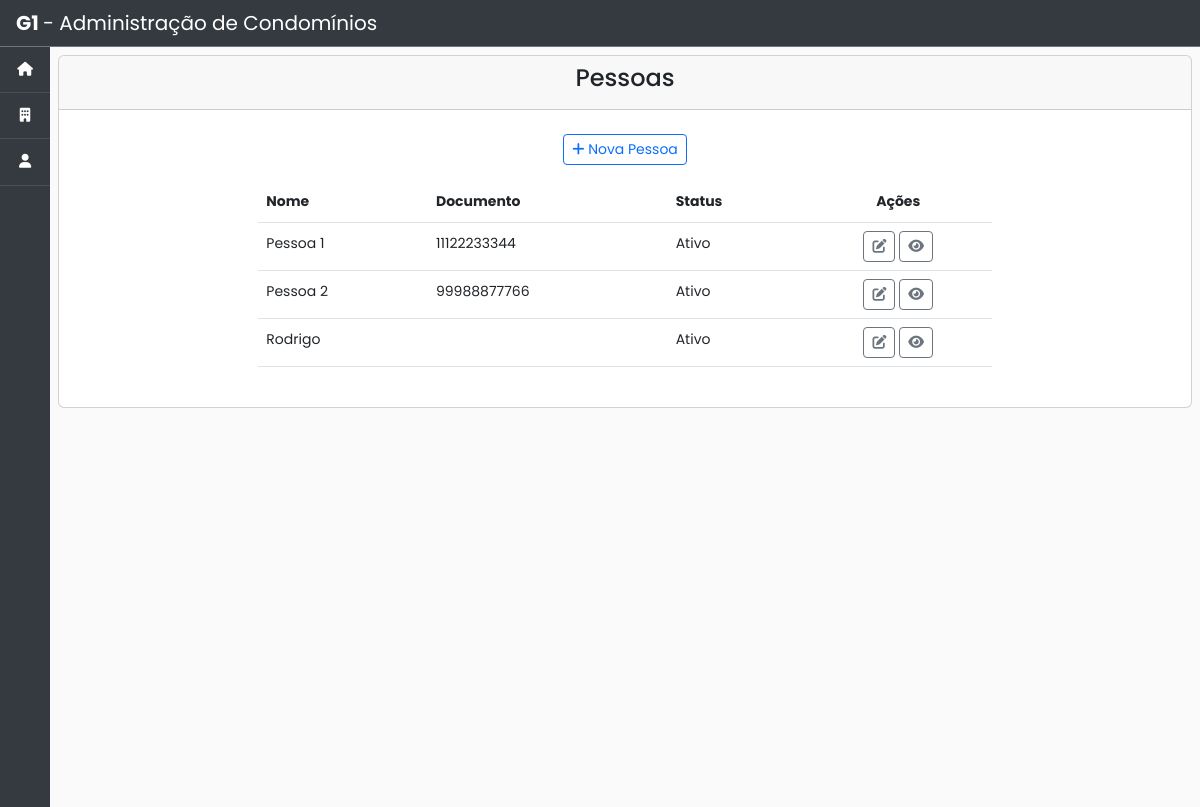
/condominios/pessoa_list/, run on an earlier commit of the app's database.
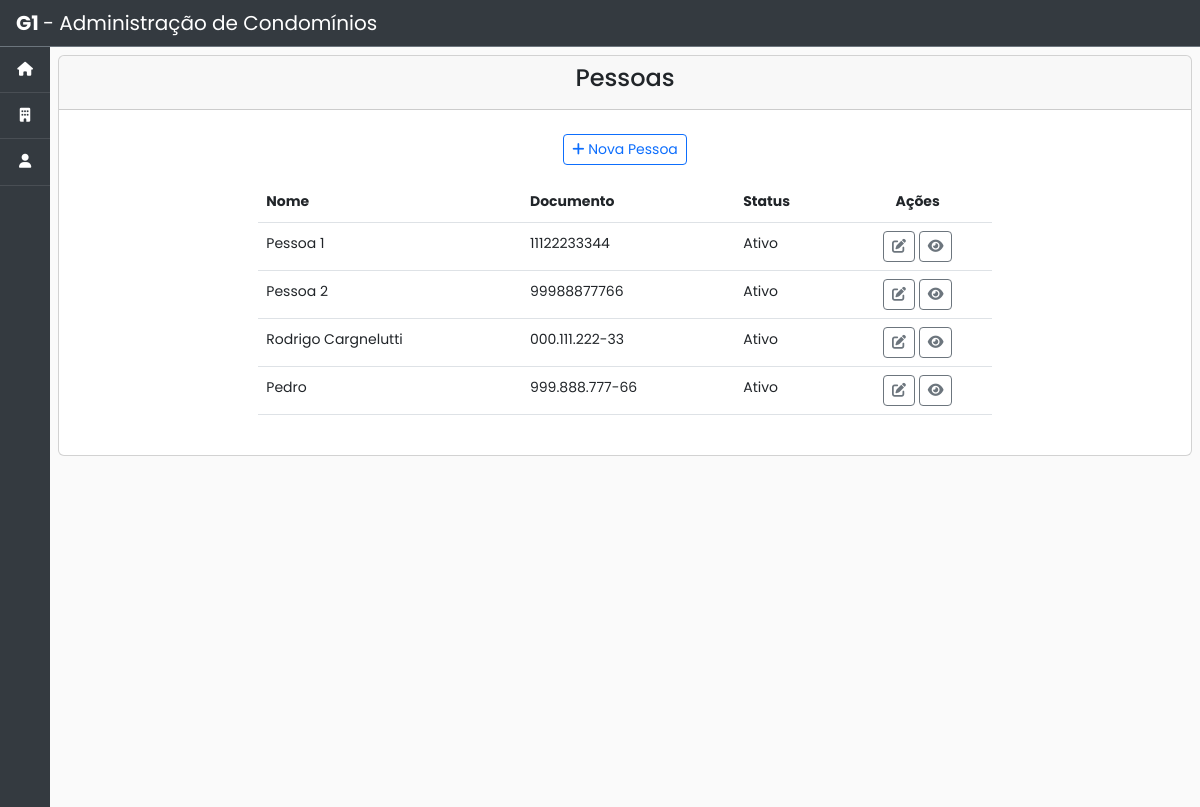
And on a later commit of the database.
### condominio/models.py (models this page shows, shortened)
class Pessoa(models.Model):
    class Status(models.TextChoices):
        ATIVO = 'Ativo', 'Ativo'
        INATIVO = 'Inativo', 'Inativo'
    nome = models.CharField(max_length=200)
    documento = models.CharField('CPF', max_length=20)
    status = models.CharField(choices=Status.choices, default=Status.ATIVO, max_length=10)  # noqa
    created_at = models.DateTimeField(auto_now_add=True)
    updated_at = models.DateTimeField(auto_now=True)

### condominio/views.py (the view)
# urls.py: path('pessoa_list/', views.PessoaList.as_view(), name='pessoa_list'),  # noqa
class PessoaList(ListView):
    model = Pessoa
    queryset = Pessoa.objects.all()

### condominio/templates/condominio/pessoa_list.html (shortened to what this page needs)
{% extends 'base.html' %}
{% block content %}
  <div class="card">
    <div class="card-header text-center">
      <h4>Pessoas</h4>
    </div>
    <div class="card-body">
      <div class="col-8 m-auto pt-2 pb-2 text-center" >
        <a href="{% url 'condominio:pessoa_create'%}" class="btn btn-outline-primary btn-sm"> <span class="fas fa-plus"></span> Nova Pessoa</a>
      </div>
      <div class="col-8 m-auto pt-2 pb-2">
        <table class="table">
          <thead class="thead-dark">
            <tr>
              <th scope="col">Nome</th>
              <th scope="col">Documento</th>
              <th scope="col">Status</th>
              <th scope="col" style="text-align: center">Ações</th>
            </tr>
          </thead>
          <tbody>
            {% for pessoa in object_list %}
            <tr>
              <td>{{pessoa.nome}}</td>
              <td>{{pessoa.documento}}</td>
              <td>{{pessoa.status}}</td>
              <td style="text-align: center">
                <a href=" {% url 'condominio:pessoa_update' pk=pessoa.id %}" class="btn btn-outline-secondary btn-sm" data-bs-toggle="tooltip" data-bs-placement="top" title="Editar"><i class="fas fa-edit"></i></a>
                <a href=" {% url 'condominio:pessoa_detail' pk=pessoa.id %}" class="btn btn-outline-secondary btn-sm" data-bs-toggle="tooltip" data-bs-placement="top" title="Visualizar"><i class="fas fa-light fa-eye"></i></a>
              </td>
            </tr>
            {% endfor %}
          </tbody>
        </table>
      </div>
    </div>
  </div>
{% endblock %}

What changed in the data, as far as the page shows it:
changed Pessoa: nome "Rodrigo" → "Rodrigo Cargnelutti"; documento (not shown) → "000.111.222-33"
added Pessoa: nome "Pedro", documento "999.888.777-66", status "Ativo"
